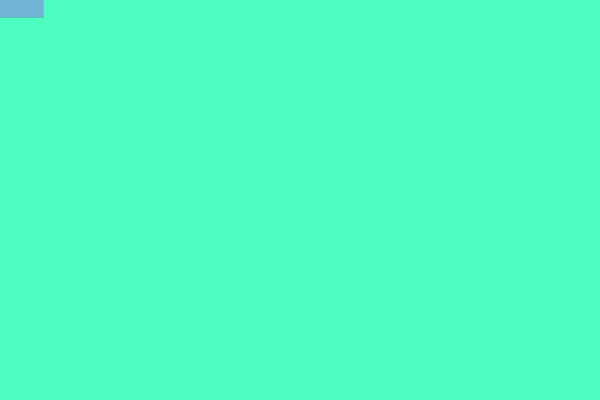
Frame 1 (no input)
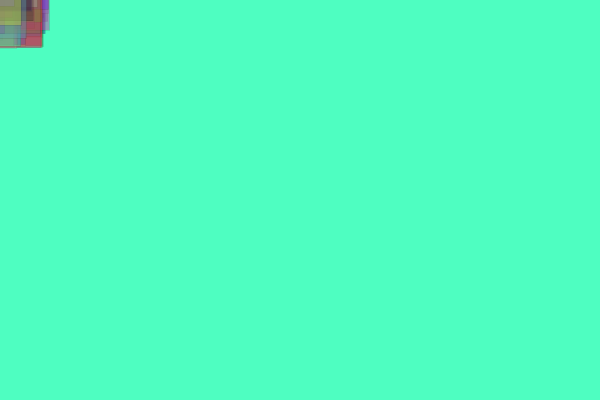
Frame 60 (the mouse pressed at the canvas centre just before this capture)
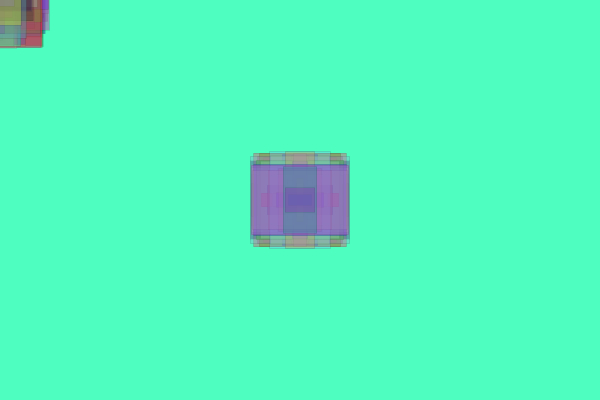
Frame 120 (the mouse held since frame 60 and released just before this capture)

The Processing sketch that drew these frames (run headless with seeded random() and noise(); from frame 60 on, the mouse is pressed at the canvas centre):

// Processing sketch: sketch_1st_drawing_machine
// ── sketch_1st_drawing_machine.pde
//Hello, I am excited now...
//my first sketch: random rectangles following my mouse
 float r,g,b,w,h,c; //global variables
// hit play to run
void setup()
{
  size(600,400);  //size of canvas
  
  background(78,254,193); //BC color: indigo
  
  rectMode(CENTER); //rect starts from center
  
  
}

//run in every frame
void draw ()
{
  
  
  //set up range for variables
  r= random(0,255);
  g= random(0,255);
  b= random(0,255);
  c= random(0,400);
  w= random(5,100);
  h= random(5,100);
  
  fill(r,g,b,100); //red green blue alpha
  stroke(0,0,0,25); //r,g,b, alpha
  
 rect(mouseX,mouseY,w,h);//x=position on X-axis,y+position on Y-axis,w=width,h=height
}
  //erase everything when I press 'f'
  void keyPressed()
  {
    if(key=='f') background(78,254,193); //the key can be changed
  }
